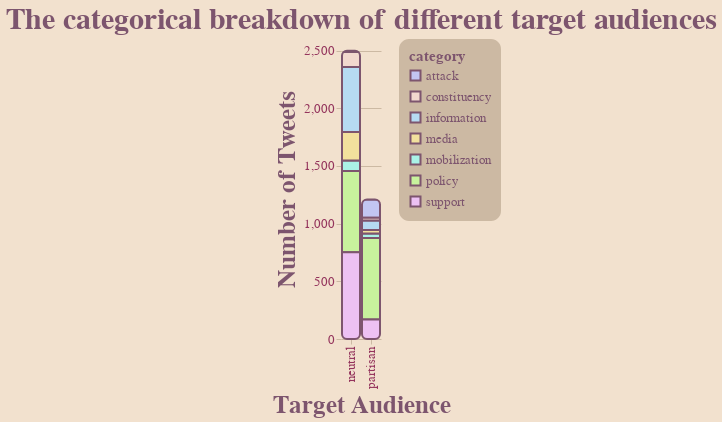

Notebook cell for this chart:
### Markdown cell above
### **LET THE CONFUSION BEGIN!**

For this project, I will be exploring two series of visualizations, comprised of the various iterations I put them through to make them worse! When first considering what would make for the worst visualization, I found two keys categories, ine is the content orientation / presentation, and the other is the pure visuals of the graph. The later is fairly easy to tamper with; low contrast and poor colors already lead to a pretty horrendous visualization, so I spent most of the time focussed on the former. This lead me to the conclusion: to make the most misleading visualization, that presents wholly incorrect patterns, I must first identify the actual patterns that exist, and then attempt to convince viewers of my visualization, the exact opposite.

And so starts that journey:

---
### **ITERATION 1**
---

##### **VIS 1**

I thought it would be interesting to look at the relationship between the number of tweets in a certain category, and what their target audience is. After trying out some graph marks I settled on a stacked column chart, as it best conveys that each target audience is being broken down into content categories. This allows for the comparison of categories between each other, as well as the difference in total number of tweets in each target audience. Although this is a lot of information, with clear labels I think this is an effective graph that properly demonstrates an array of interesting relationships.

**But that is not what we are here for.**

### Code cell
vis1 = chart.mark_bar().encode (
    alt.X( "bias-trun", title="Target Audience" ),
    alt.Y( "value", title="Number of Tweets" ),
    alt.Color( "category")
).properties(
    title="The categorical breakdown of different target audiences"
)

apply_all(vis1, prim_pallet)

### Figure 1 — Vega-Lite specification as saved in the notebook (floating-point values rounded to 4 significant figures)
{"config": {"view": {"continuousWidth": 400, "continuousHeight": 300, "strokeWidth": 0}, "axis": {"domainColor": "#FFFFFF00", "gridColor": "#CCB9A3", "labelColor": "#94345C", "labelFontSize": 13, "tickColor": "#CCB9A3", "titleColor": "#7D556E", "titleFontSize": 25}, "background": "#F2E1CE", "bar": {"cornerRadius": 5}, "font": "DINCondensed-Bold", "legend": {"cornerRadius": 10, "fillColor": "#CCB9A3", "labelColor": "#7D556E", "labelFontSize": 13, "padding": 10, "titleColor": "#7D556E", "titleFontSize": 15}, "mark": {"cornerRadius": 5, "stroke": "#7D556E", "strokeWidth": 2}, "range": {"category": ["#C2C6F2", "#F2D8CE", "#B6DBF2", "#F2E09D", "#AAF2E7", "#C8F29D", "#EDC1F3"], "heatmap": ["#C2C6F2", "#F2D8CE", "#B6DBF2", "#F2E09D", "#AAF2E7", "#C8F29D", "#EDC1F3"]}, "title": {"color": "#7D556E", "fontSize": 30}}, "data": {"name": "data-9cd8a2b094b00be80bf075a194ebade5"}, "mark": "bar", "encoding": {"color": {"field": "category", "type": "nominal"}, "x": {"field": "bias-trun", "title": "Target Audience", "type": "nominal"}, "y": {"field": "value", "title": "Number of Tweets", "type": "quantitative"}}, "title": "The categorical breakdown of different target audiences", "$schema": "https://vega.github.io/schema/vega-lite/v4.17.0.json", "datasets": {"data-9cd8a2b094b00be80bf075a194ebade5": [{"bias-trun": "partisan", "category": "policy", "value": 706, "perc": 58.35, "invert": 0.001416, "invert-perc": 1.105, "Unnamed: 6": null, "perc-partisan": 58.35, "perc-neutral": 28.21, "invert-perc-partisan": 1.105, "invert-perc-neutral": 1.281, "Unnamed: 11": null, "Unnamed: 12": null, "Unnamed: 13": null}, {"bias-trun": "partisan", "category": "attack", "value": 160, "perc": 13.22, "invert": 0.00625, "invert-perc": 4.875, "Unnamed: 6": null, "perc-partisan": 13.22, "perc-neutral": 0.4802, "invert-perc-partisan": 4.875, "invert-perc-neutral": 75.23, "Unnamed: 11": null, "Unnamed: 12": null, "Unnamed: 13": null}, {"bias-trun": "partisan", "category": "information", "value": 82, "perc": 6.777, "invert": 0.0122, "invert-perc": 9.513, "Unnamed: 6": null, "perc-partisan": 6.777, "perc-neutral": 22.61, "invert-perc-partisan": 9.513, "invert-perc-neutral": 1.598, "Unnamed: 11": null, "Unnamed: 12": "total=", "Unnamed: 13": 5000.0}, {"bias-trun": "partisan", "category": "mobilization", "value": 39, "perc": 3.223, "invert": 0.02564, "invert-perc": 20.0, "Unnamed: 6": null, "perc-partisan": 3.223, "perc-neutral": 3.601, "invert-perc-partisan": 20.0, "invert-perc-neutral": 10.03, "Unnamed: 11": null, "Unnamed: 12": "partisan total=", "Unnamed: 13": 1210.0}, {"bias-trun": "partisan", "category": "support", "value": 170, "perc": 14.05, "invert": 0.005882, "invert-perc": 4.589, "Unnamed: 6": null, "perc-partisan": 14.05, "perc-neutral": 30.05, "invert-perc-partisan": 4.589, "invert-perc-neutral": 1.202, "Unnamed: 11": null, "Unnamed: 12": "neutral total=", "Unnamed: 13": 2499.0}, {"bias-trun": "partisan", "category": "constituency", "value": 23, "perc": 1.901, "invert": 0.04348, "invert-perc": 33.92, "Unnamed: 6": null, "perc-partisan": 1.901, "perc-neutral": 5.162, "invert-perc-partisan": 33.92, "invert-perc-neutral": 6.999, "Unnamed: 11": null, "Unnamed: 12": null, "Unnamed: 13": null}, {"bias-trun": "partisan", "category": "media", "value": 30, "perc": 2.479, "invert": 0.03333, "invert-perc": 26.0, "Unnamed: 6": null, "perc-partisan": 2.479, "perc-neutral": 9.884, "invert-perc-partisan": 26.0, "invert-perc-neutral": 3.655, "Unnamed: 11": null, "Unnamed: 12": "total-inv", "Unnamed: 13": 0.239}, {"bias-trun": "neutral", "category": "policy", "value": 705, "perc": 28.21, "invert": 0.001418, "invert-perc": 1.281, "Unnamed: 6": null, "perc-partisan": null, "perc-neutral": null, "invert-perc-partisan": null, "invert-perc-neutral": null, "Unnamed: 11": null, "Unnamed: 12": "partisan inv", "Unnamed: 13": 0.1282}, {"bias-trun": "neutral", "category": "attack", "value": 12, "perc": 0.4802, "invert": 0.08333, "invert-perc": 75.23, "Unnamed: 6": null, "perc-partisan": null, "perc-neutral": null, "invert-perc-partisan": null, "invert-perc-neutral": null, "Unnamed: 11": null, "Unnamed: 12": "neutral inv", "Unnamed: 13": 0.1108}, {"bias-trun": "neutral", "category": "information", "value": 565, "perc": 22.61, "invert": 0.00177, "invert-perc": 1.598, "Unnamed: 6": null, "perc-partisan": null, "perc-neutral": null, "invert-perc-partisan": null, "invert-perc-neutral": null, "Unnamed: 11": null, "Unnamed: 12": null, "Unnamed: 13": null}, {"bias-trun": "neutral", "category": "mobilization", "value": 90, "perc": 3.601, "invert": 0.01111, "invert-perc": 10.03, "Unnamed: 6": null, "perc-partisan": null, "perc-neutral": null, "invert-perc-partisan": null, "invert-perc-neutral": null, "Unnamed: 11": null, "Unnamed: 12": null, "Unnamed: 13": null}, {"bias-trun": "neutral", "category": "support", "value": 751, "perc": 30.05, "invert": 0.001332, "invert-perc": 1.202, "Unnamed: 6": null, "perc-partisan": null, "perc-neutral": null, "invert-perc-partisan": null, "invert-perc-neutral": null, "Unnamed: 11": null, "Unnamed: 12": null, "Unnamed: 13": null}, {"bias-trun": "neutral", "category": "constituency", "value": 129, "perc": 5.162, "invert": 0.007752, "invert-perc": 6.999, "Unnamed: 6": null, "perc-partisan": null, "perc-neutral": null, "invert-perc-partisan": null, "invert-perc-neutral": null, "Unnamed: 11": null, "Unnamed: 12": null, "Unnamed: 13": null}, {"bias-trun": "neutral", "category": "media", "value": 247, "perc": 9.884, "invert": 0.004049, "invert-perc": 3.655, "Unnamed: 6": null, "perc-partisan": null, "perc-neutral": null, "invert-perc-partisan": null, "invert-perc-neutral": null, "Unnamed: 11": null, "Unnamed: 12": null, "Unnamed: 13": null}]}}
